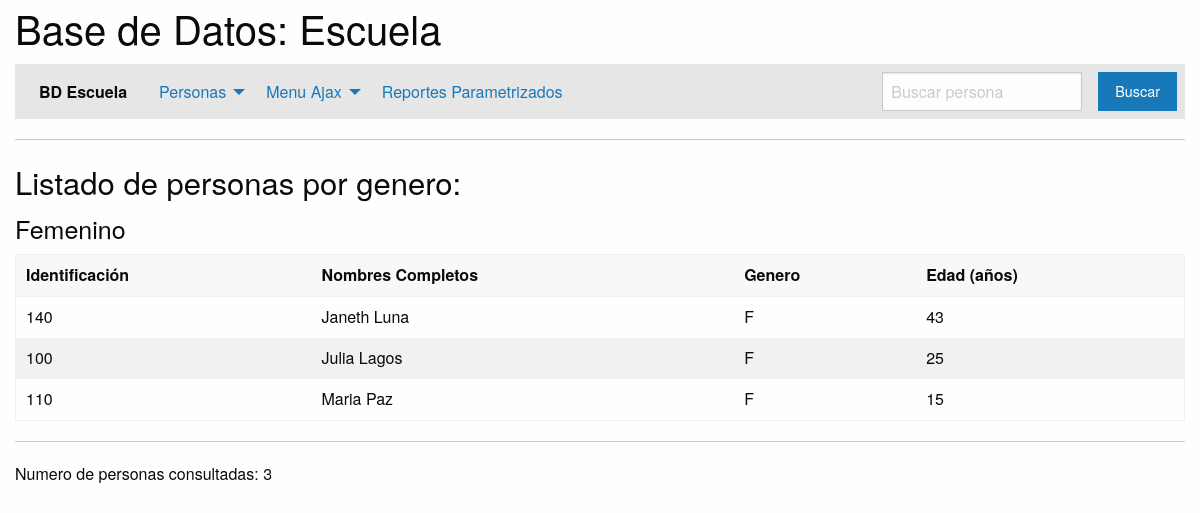
The page /consultar2.php?lstgen=F on the database its author committed.
### tables this page shows
CREATE TABLE `personas` (
  `ideper` int(10) NOT NULL,
  `nomper` varchar(50) NOT NULL,
  `genper` varchar(1) NOT NULL,
  `edaper` int(2) NOT NULL
);

### consultar2.php (the view, shortened to what this page needs)
<head>
  <link rel="stylesheet" href="css/foundation.css">
  <link rel="stylesheet" href="css/app.css">
</head>
<body>
  <div class="grid-container">
        <?php include('dibuja_menu.php'); ?>
        <h3>Listado de personas por genero:</h3>
        <?php
            $gen = $_GET["lstgen"];
            if ($gen == "M") echo "<h4>Masculino</h4>";
            else echo "<h4>Femenino</h4>";
        ?>
        <table>
            <thead>
                <th>Identificación </th>
                <th>Nombres Completos </th>
                <th>Genero </th>
                <th>Edad (años)</th>
            </thead>
            <tbody>
                <?php
                    $bd  = conectar();
                    $sql = "select * from personas  where genper='$gen' order by nomper";
                    $res = mysqli_query($bd,$sql);
                    $i=0;
                    while ($arr = mysqli_fetch_array($res)){
                        echo "<tr>";
                        echo "<td>" . $arr[0] . "</td>";
                        echo "<td>" . $arr[1] . "</td>";
                        echo "<td>" . $arr[2] . "</td>";
                        echo "<td>" . $arr[3] . "</td>";
                        echo "</tr>";
                        $i++;
                    }
                ?>
            </tbody>
        </table>
        <hr>
        <?php  echo "Numero de personas consultadas: $i" ?>
    </div>
</body>
</html>

### rows shown on the page
personas: ideper "140", nomper "Janeth Luna", genper "F", edaper "43"
personas: ideper "100", nomper "Julia Lagos", genper "F", edaper "25"
personas: ideper "110", nomper "Maria Paz", genper "F", edaper "15"

### other values the page prints
$i "3"
